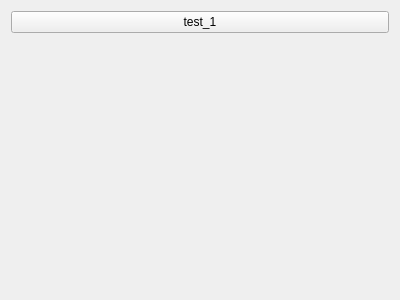
<?xml version="1.0" encoding="UTF-8"?>
<ui version="4.0">
 <class>TestBox_1</class>
 <widget class="QWidget" name="TestBox_1">
  <property name="geometry">
   <rect>
    <x>0</x>
    <y>0</y>
    <width>400</width>
    <height>300</height>
   </rect>
  </property>
  <property name="windowTitle">
   <string>Form</string>
  </property>
  <layout class="QVBoxLayout" name="verticalLayout">
   <item>
    <widget class="QPushButton" name="btn_test_1">
     <property name="text">
      <string>test_1</string>
     </property>
    </widget>
   </item>
   <item>
    <spacer name="verticalSpacer">
     <property name="orientation">
      <enum>Qt::Vertical</enum>
     </property>
     <property name="sizeHint" stdset="0">
      <size>
       <width>20</width>
       <height>250</height>
      </size>
     </property>
    </spacer>
   </item>
  </layout>
 </widget>
 <resources/>
 <connections/>
</ui>
